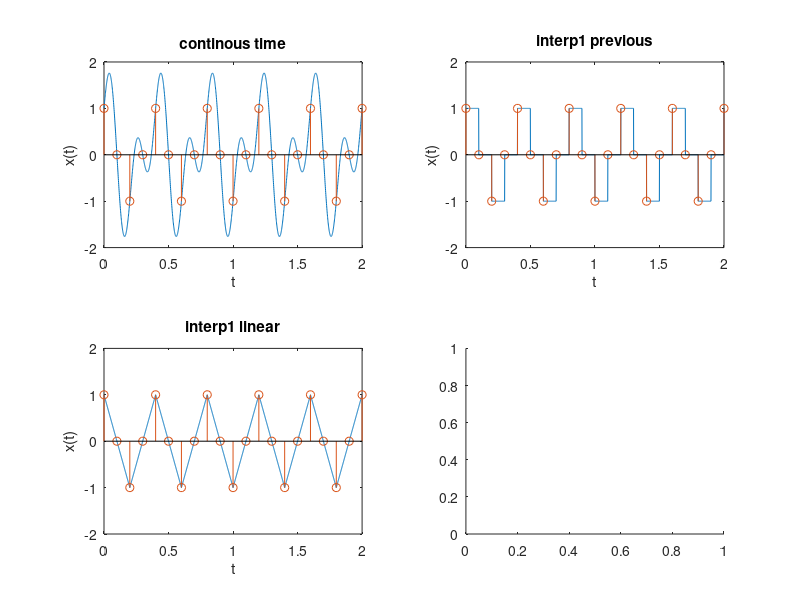

MATLAB code for this plot: (Note: this script raises an error after producing the figure.)
% continous time signal
t_fine = 0:0.001:2;
t = t_fine;
xt = cos(5*pi*t)+sin(10*pi*t);

% sampled time signal
Ts = 0.1;
t_samples = 0:Ts:2;
n = t_samples;
xn = cos(5*pi*n)+sin(10*pi*n);

% reconstructed signals
figure;
subplot(2,2,1);
plot(t,xt);
hold on;
stem(n,xn);
hold off;
title('continous time')
xlabel('t');
ylabel('x(t)');

subplot(2,2,2);
y1 = interp1(n,xn,t,'previous');
plot(t,y1);
hold on;
stem(n,xn);
hold off;
title('interp1 previous');
xlabel('t');
ylabel('x(t)');
ylim([-2 2]);

subplot(2,2,3);
y2 = interp1(n,xn,t,'linear');
plot(t,y2);
hold on;
stem(n,xn);
hold off;
title('interp1 linear');
xlabel('t');
ylabel('x(t)');
ylim([-2 2]);

subplot(2,2,4);
y3 = sinc_recon(n,xn,Ts,t_fine);
plot(t,y3);
hold on;
stem(n,xn);
hold off;
title('sinc recon');
xlabel('t');
ylabel('x(t)');
ylim([-2 2]);

% MAE comparision
figure;
MAE = zeros(3,1);
xtr = xt(:,251:1751);
y1r = y1(:,251:1751);
y2r = y2(:,251:1751);
y3r = y3(:,251:1751,:);
MAE(1) = abs(max(y1r - xtr));
MAE(2) = abs(max(y2r - xtr));
MAE(3) = abs(max(y3r - xtr));
bar(MAE);
types = {'interp1 previous';'interp1 linear';'sinc recon'};
ylabel('MAE');
title('comparision of reconstruction methods');
set(gca,'xticklabel',types);

